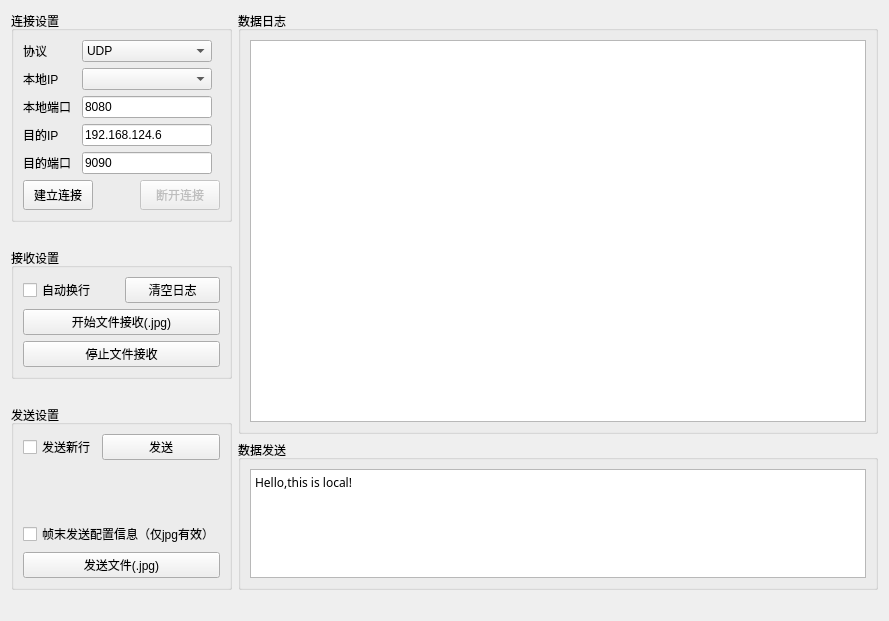
<?xml version="1.0" encoding="UTF-8"?>
<ui version="4.0">
 <class>Widget</class>
 <widget class="QWidget" name="Widget">
  <property name="geometry">
   <rect>
    <x>0</x>
    <y>0</y>
    <width>889</width>
    <height>599</height>
   </rect>
  </property>
  <property name="windowTitle">
   <string>Widget</string>
  </property>
  <property name="windowIcon">
   <iconset resource="resourceIcon.qrc">
    <normaloff>:/icon/WireNet.jpg</normaloff>:/icon/WireNet.jpg</iconset>
  </property>
  <layout class="QGridLayout" name="gridLayout_6" columnstretch="0,0">
   <item row="1" column="1">
    <widget class="QGroupBox" name="groupBox_2">
     <property name="maximumSize">
      <size>
       <width>16777215</width>
       <height>150</height>
      </size>
     </property>
     <property name="title">
      <string>数据发送</string>
     </property>
     <layout class="QGridLayout" name="gridLayout_3">
      <item row="0" column="0">
       <widget class="QTextEdit" name="textSend">
        <property name="font">
         <font>
          <family>宋体</family>
         </font>
        </property>
        <property name="html">
         <string>&lt;!DOCTYPE HTML PUBLIC &quot;-//W3C//DTD HTML 4.0//EN&quot; &quot;http://www.w3.org/TR/REC-html40/strict.dtd&quot;&gt;
&lt;html&gt;&lt;head&gt;&lt;meta name=&quot;qrichtext&quot; content=&quot;1&quot; /&gt;&lt;meta charset=&quot;utf-8&quot; /&gt;&lt;style type=&quot;text/css&quot;&gt;
p, li { white-space: pre-wrap; }
hr { height: 1px; border-width: 0; }
li.unchecked::marker { content: &quot;\2610&quot;; }
li.checked::marker { content: &quot;\2612&quot;; }
&lt;/style&gt;&lt;/head&gt;&lt;body style=&quot; font-family:'宋体'; font-size:9pt; font-weight:400; font-style:normal;&quot;&gt;
&lt;p style=&quot; margin-top:0px; margin-bottom:0px; margin-left:0px; margin-right:0px; -qt-block-indent:0; text-indent:0px;&quot;&gt;Hello,this is local!&lt;/p&gt;&lt;/body&gt;&lt;/html&gt;</string>
        </property>
       </widget>
      </item>
     </layout>
    </widget>
   </item>
   <item row="0" column="0" rowspan="2">
    <layout class="QVBoxLayout" name="verticalLayout">
     <item>
      <widget class="QGroupBox" name="groupBox_5">
       <property name="title">
        <string>连接设置</string>
       </property>
       <layout class="QGridLayout" name="gridLayout">
        <item row="7" column="2">
         <widget class="QPushButton" name="btnDisConnect">
          <property name="enabled">
           <bool>false</bool>
          </property>
          <property name="minimumSize">
           <size>
            <width>0</width>
            <height>30</height>
           </size>
          </property>
          <property name="text">
           <string>断开连接</string>
          </property>
         </widget>
        </item>
        <item row="4" column="0">
         <widget class="QLabel" name="label_3">
          <property name="text">
           <string>本地端口</string>
          </property>
         </widget>
        </item>
        <item row="5" column="0">
         <widget class="QLabel" name="label_2">
          <property name="text">
           <string>目的IP</string>
          </property>
         </widget>
        </item>
        <item row="3" column="1" colspan="2">
         <widget class="QComboBox" name="comboBoxHostIp">
          <property name="minimumSize">
           <size>
            <width>130</width>
            <height>0</height>
           </size>
          </property>
          <property name="maximumSize">
           <size>
            <width>130</width>
            <height>16777215</height>
           </size>
          </property>
         </widget>
        </item>
        <item row="7" column="0" colspan="2">
         <widget class="QPushButton" name="btnConnect">
          <property name="minimumSize">
           <size>
            <width>70</width>
            <height>30</height>
           </size>
          </property>
          <property name="maximumSize">
           <size>
            <width>70</width>
            <height>16777215</height>
           </size>
          </property>
          <property name="text">
           <string>建立连接</string>
          </property>
         </widget>
        </item>
        <item row="1" column="0">
         <widget class="QLabel" name="label_5">
          <property name="text">
           <string>协议</string>
          </property>
         </widget>
        </item>
        <item row="1" column="1" colspan="2">
         <widget class="QComboBox" name="comboBoxNet">
          <property name="minimumSize">
           <size>
            <width>130</width>
            <height>0</height>
           </size>
          </property>
          <property name="maximumSize">
           <size>
            <width>130</width>
            <height>16777215</height>
           </size>
          </property>
          <item>
           <property name="text">
            <string>UDP</string>
           </property>
          </item>
         </widget>
        </item>
        <item row="5" column="1" colspan="2">
         <widget class="QLineEdit" name="textDstIp">
          <property name="minimumSize">
           <size>
            <width>130</width>
            <height>0</height>
           </size>
          </property>
          <property name="maximumSize">
           <size>
            <width>130</width>
            <height>16777215</height>
           </size>
          </property>
          <property name="text">
           <string>192.168.124.6</string>
          </property>
         </widget>
        </item>
        <item row="6" column="0">
         <widget class="QLabel" name="label">
          <property name="text">
           <string>目的端口</string>
          </property>
         </widget>
        </item>
        <item row="3" column="0">
         <widget class="QLabel" name="label_4">
          <property name="text">
           <string>本地IP</string>
          </property>
         </widget>
        </item>
        <item row="4" column="1" colspan="2">
         <widget class="QLineEdit" name="textHostPort">
          <property name="minimumSize">
           <size>
            <width>130</width>
            <height>0</height>
           </size>
          </property>
          <property name="maximumSize">
           <size>
            <width>130</width>
            <height>16777215</height>
           </size>
          </property>
          <property name="text">
           <string>8080</string>
          </property>
         </widget>
        </item>
        <item row="6" column="1" colspan="2">
         <widget class="QLineEdit" name="textDstPort">
          <property name="minimumSize">
           <size>
            <width>130</width>
            <height>0</height>
           </size>
          </property>
          <property name="maximumSize">
           <size>
            <width>130</width>
            <height>16777215</height>
           </size>
          </property>
          <property name="text">
           <string>9090</string>
          </property>
         </widget>
        </item>
       </layout>
      </widget>
     </item>
     <item>
      <spacer name="verticalSpacer">
       <property name="orientation">
        <enum>Qt::Orientation::Vertical</enum>
       </property>
       <property name="sizeType">
        <enum>QSizePolicy::Policy::Fixed</enum>
       </property>
       <property name="sizeHint" stdset="0">
        <size>
         <width>20</width>
         <height>20</height>
        </size>
       </property>
      </spacer>
     </item>
     <item>
      <widget class="QGroupBox" name="groupBox_3">
       <property name="title">
        <string>接收设置</string>
       </property>
       <layout class="QGridLayout" name="gridLayout_4">
        <item row="0" column="0">
         <widget class="QCheckBox" name="checkBoxRecTurnLine">
          <property name="text">
           <string>自动换行</string>
          </property>
         </widget>
        </item>
        <item row="4" column="0" colspan="2">
         <widget class="QPushButton" name="btnRecFileEnd">
          <property name="text">
           <string>停止文件接收</string>
          </property>
         </widget>
        </item>
        <item row="3" column="0" colspan="2">
         <widget class="QPushButton" name="btnRecFileBegin">
          <property name="text">
           <string>开始文件接收(.jpg)</string>
          </property>
         </widget>
        </item>
        <item row="0" column="1">
         <widget class="QPushButton" name="btnRecordClear">
          <property name="text">
           <string>清空日志</string>
          </property>
         </widget>
        </item>
       </layout>
      </widget>
     </item>
     <item>
      <spacer name="verticalSpacer_2">
       <property name="orientation">
        <enum>Qt::Orientation::Vertical</enum>
       </property>
       <property name="sizeType">
        <enum>QSizePolicy::Policy::Expanding</enum>
       </property>
       <property name="sizeHint" stdset="0">
        <size>
         <width>20</width>
         <height>40</height>
        </size>
       </property>
      </spacer>
     </item>
     <item>
      <spacer name="verticalSpacer_3">
       <property name="orientation">
        <enum>Qt::Orientation::Vertical</enum>
       </property>
       <property name="sizeType">
        <enum>QSizePolicy::Policy::Fixed</enum>
       </property>
       <property name="sizeHint" stdset="0">
        <size>
         <width>20</width>
         <height>20</height>
        </size>
       </property>
      </spacer>
     </item>
     <item>
      <widget class="QGroupBox" name="groupBox_4">
       <property name="title">
        <string>发送设置</string>
       </property>
       <layout class="QGridLayout" name="gridLayout_5">
        <item row="4" column="0" colspan="3">
         <widget class="QPushButton" name="btnSendFile">
          <property name="text">
           <string>发送文件(.jpg)</string>
          </property>
         </widget>
        </item>
        <item row="2" column="0" colspan="3">
         <widget class="WidgetConfig" name="configWidget" native="true">
          <property name="minimumSize">
           <size>
            <width>50</width>
            <height>50</height>
           </size>
          </property>
         </widget>
        </item>
        <item row="0" column="1" colspan="2">
         <widget class="QPushButton" name="btnSend">
          <property name="text">
           <string>发送</string>
          </property>
         </widget>
        </item>
        <item row="0" column="0">
         <widget class="QCheckBox" name="checkBoxSendTurnLine">
          <property name="text">
           <string>发送新行</string>
          </property>
         </widget>
        </item>
        <item row="3" column="0" colspan="3">
         <widget class="QCheckBox" name="checkBoxConfig">
          <property name="text">
           <string>帧末发送配置信息（仅jpg有效）</string>
          </property>
         </widget>
        </item>
       </layout>
      </widget>
     </item>
    </layout>
   </item>
   <item row="0" column="1">
    <widget class="QGroupBox" name="groupBox">
     <property name="title">
      <string>数据日志</string>
     </property>
     <layout class="QGridLayout" name="gridLayout_2">
      <item row="0" column="0">
       <widget class="QTextEdit" name="textRecord">
        <property name="enabled">
         <bool>true</bool>
        </property>
        <property name="font">
         <font>
          <family>宋体</family>
         </font>
        </property>
       </widget>
      </item>
     </layout>
    </widget>
   </item>
   <item row="2" column="0" colspan="2">
    <widget class="QLabel" name="labelState">
     <property name="text">
      <string/>
     </property>
    </widget>
   </item>
  </layout>
 </widget>
 <customwidgets>
  <customwidget>
   <class>WidgetConfig</class>
   <extends>QWidget</extends>
   <header>widgetconfig.h</header>
   <container>1</container>
  </customwidget>
 </customwidgets>
 <resources>
  <include location="resourceIcon.qrc"/>
 </resources>
 <connections/>
</ui>
